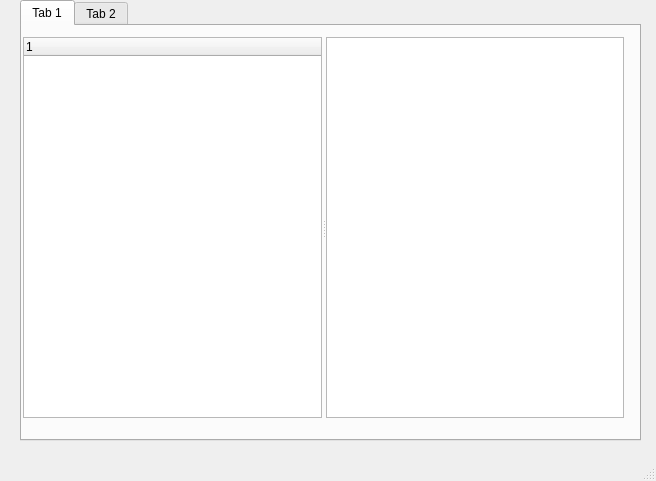
<?xml version="1.0" encoding="UTF-8"?>
<ui version="4.0">
 <class>main</class>
 <widget class="QMainWindow" name="main">
  <property name="geometry">
   <rect>
    <x>0</x>
    <y>0</y>
    <width>656</width>
    <height>481</height>
   </rect>
  </property>
  <property name="windowTitle">
   <string>MainWindow</string>
  </property>
  <widget class="QWidget" name="centralwidget">
   <widget class="QTabWidget" name="tabWidget">
    <property name="geometry">
     <rect>
      <x>20</x>
      <y>0</y>
      <width>621</width>
      <height>441</height>
     </rect>
    </property>
    <widget class="QWidget" name="tab">
     <attribute name="title">
      <string>Tab 1</string>
     </attribute>
     <widget class="QSplitter" name="splitter">
      <property name="geometry">
       <rect>
        <x>1</x>
        <y>11</y>
        <width>601</width>
        <height>381</height>
       </rect>
      </property>
      <property name="orientation">
       <enum>Qt::Horizontal</enum>
      </property>
      <widget class="QTreeWidget" name="tree">
       <column>
        <property name="text">
         <string notr="true">1</string>
        </property>
       </column>
      </widget>
      <widget class="QTableWidget" name="table"/>
     </widget>
    </widget>
    <widget class="QWidget" name="tab_2">
     <attribute name="title">
      <string>Tab 2</string>
     </attribute>
    </widget>
   </widget>
  </widget>
  <widget class="QMenuBar" name="menubar">
   <property name="geometry">
    <rect>
     <x>0</x>
     <y>0</y>
     <width>656</width>
     <height>23</height>
    </rect>
   </property>
  </widget>
  <widget class="QStatusBar" name="statusbar"/>
 </widget>
 <resources/>
 <connections/>
</ui>
